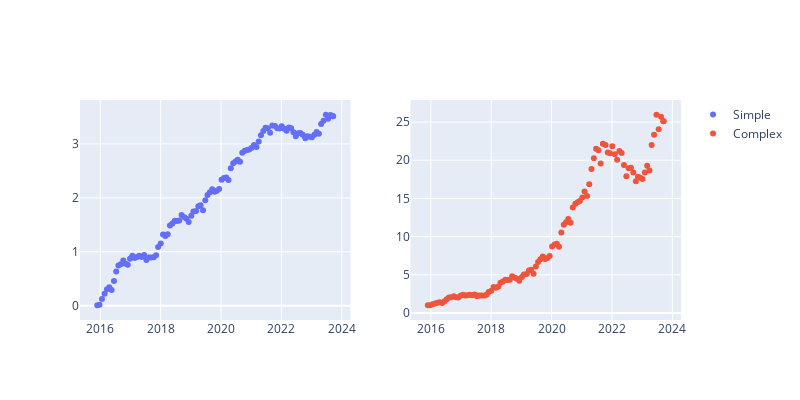

The code cell stored with this chart in its notebook:
### Code cell
import plotly.graph_objects as go
from plotly.subplots import make_subplots

col = 'rtn_5_float'
x = df_result_opt.index
y1 = df_result_opt[col].cumsum()
y2 = (df_result_opt[col]+1).cumprod()

# Create a subplot with 1 row and 2 columns
fig = make_subplots(rows=1, cols=2)

# First plot (e.g., a scatter plot)
fig.add_trace(
    go.Scatter(x=x, y=y1, mode='markers', name='Simple'),
    row=1, col=1
)

# Second plot (e.g., a bar plot)
fig.add_trace(
    go.Scatter(x=x, y=y2, mode='markers', name='Complex'),
    row=1, col=2
)

# Optionally adjust layout
fig.update_layout(height=400, width=800,)

# Show the plot
fig.show()
